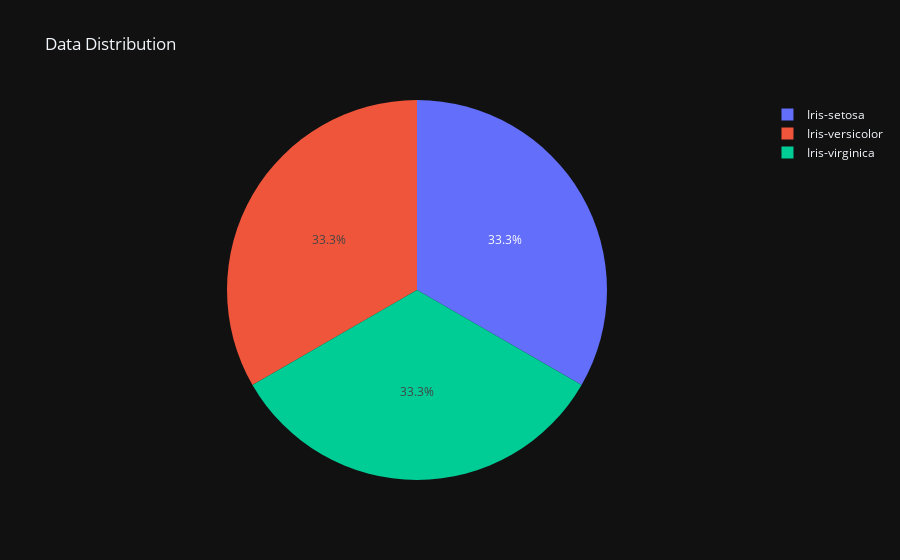

Notebook code for this chart:
### Code cell
fig = px.pie(iris, 'Species',title='Data Distribution',template='plotly_dark')

fig.show()

### Figure 1 — Plotly figure (JSON) as saved in the notebook; plotly's stock layout.template omitted (floating-point values rounded to 4 significant figures; data arrays with more than 128 entries replaced by an {"elided": "..."} marker saying what was removed)
{"data": [{"domain": {"x": [0, 1], "y": [0, 1]}, "hovertemplate": "Species=%{label}<extra></extra>", "labels": {"elided": "150 str values"}, "legendgroup": "", "name": "", "showlegend": true, "type": "pie"}], "layout": {"legend": {"tracegroupgap": 0}, "title": {"text": "Data Distribution"}}}
